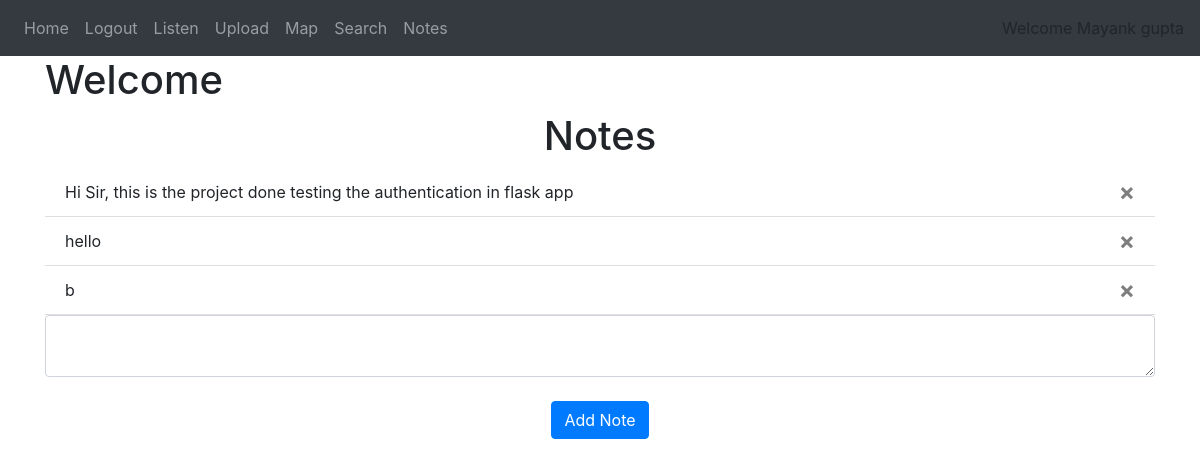
The page /note (signed in) on the database its author committed.
### website/models.py (models this page shows)
class User(db.Model, UserMixin):
    id = db.Column(db.Integer, primary_key=True)
    email = db.Column(db.String(150), unique=True)
    password = db.Column(db.String(150))
    first_name = db.Column(db.String(150))
    notes = db.relationship('Note')

class Note(db.Model):
    id = db.Column(db.Integer, primary_key=True)
    data = db.Column(db.String(10000))
    date = db.Column(db.DateTime(timezone=True), default=func.now())
    user_id = db.Column(db.Integer, db.ForeignKey('user.id'))

### website/views.py (the view, shortened to what this page needs)
@views.route('/note', methods=['GET', 'POST'])
@login_required
def notes():
    return render_template("notes.html", user=current_user)

### website/__init__.py (called while the page is built)
def create_app():
    app = Flask(__name__)
    app.config['SECRET_KEY'] = 'hjshjhdjah kjshkjdhjs'
    app.config['SQLALCHEMY_DATABASE_URI'] = f'sqlite:///{DB_NAME}'
    app.config["UPLOADED_AUDIO_DEST"] = "website/static/songs"
    audio = UploadSet("audio", AUDIO)
    configure_uploads(app, audio)
    db.init_app(app)
    from .views import views
    from .auth import auth
    app.register_blueprint(views, url_prefix='/')
    app.register_blueprint(auth, url_prefix='/')
    from .models import User, Note, Track
    with app.app_context():
        db.create_all()
    login_manager = LoginManager()
    login_manager.login_view = 'auth.login'
    login_manager.init_app(app)
    @login_manager.user_loader
    def load_user(id):
        return User.query.get(int(id))
    return app

### website/templates/notes.html
{% extends "base.html" %} {% block title %}Home{% endblock %} {% block content
    %}
    <h1 float="center">Welcome {{session.username}} </h1>
    <h1 align="center">Notes</h1>
    <ul class="list-group list-group-flush" id="notes">
      {% for note in user.notes %}
      <li class="list-group-item">
        {{ note.data }}
        <button type="button" class="close" onClick="deleteNote()">
          <span aria-hidden="true">&times;</span>
        </button>
      </li>
      {% endfor %}
    </ul>
    <form method="POST">
      <textarea name="note" id="note" class="form-control"></textarea>
      <br />
      <div align="center">
        <button type="submit" class="btn btn-primary">Add Note</button>
      </div>
    </form>
    {% endblock %}

### website/templates/base.html (shortened to what this page needs)
<!DOCTYPE html>
<html>
  <head>
    <link
      rel="stylesheet"
      href="https://stackpath.bootstrapcdn.com/bootstrap/4.4.1/css/bootstrap.min.css"
    />
    <link
      rel="stylesheet"
      href="https://stackpath.bootstrapcdn.com/font-awesome/4.7.0/css/font-awesome.min.css"
    />
  </head>
  <body>
    <nav class="navbar navbar-expand-lg navbar-dark bg-dark">
      <div class="collapse navbar-collapse" id="navbar">
        <div class="navbar-nav">
          {% if user.is_authenticated %}
          <a class="nav-item nav-link" id="home" href="/">Home</a>
          <a class="nav-item nav-link" id="logout" href="/logout">Logout</a>
          <a class="nav-item nav-link" id="listen" href="/listen">Listen</a>
          <a class="nav-item nav-link" id="update" href="/update">Upload</a>
          <a class="nav-item nav-link" id="map" href="/map">Map</a>
          <a class="nav-item nav-link" id="search" href="/search">Search</a>
          <a class="nav-item nav-link" id="note" href="/note">Notes</a>
          {% else %}
          <a class="nav-item nav-link" id="login" href="/login">Login</a>
          <a class="nav-item nav-link" id="signUp" href="/sign-up">Sign Up</a>
          <a class="nav-item nav-link" id="listen" href="/login">Listen</a>
          {% endif %}
        </div>
      </div>
      <div float="right" >Welcome {{user.first_name}} </div>
    </nav>
    <div class="container">{% block content %} {% endblock %}</div>
  </body>
</html>

### rows shown on the page
User: first_name "Mayank gupta"
Note: data "Hi Sir, this is the project done testing the authentication in flask app"
Note: data "hello"
Note: data "b"
